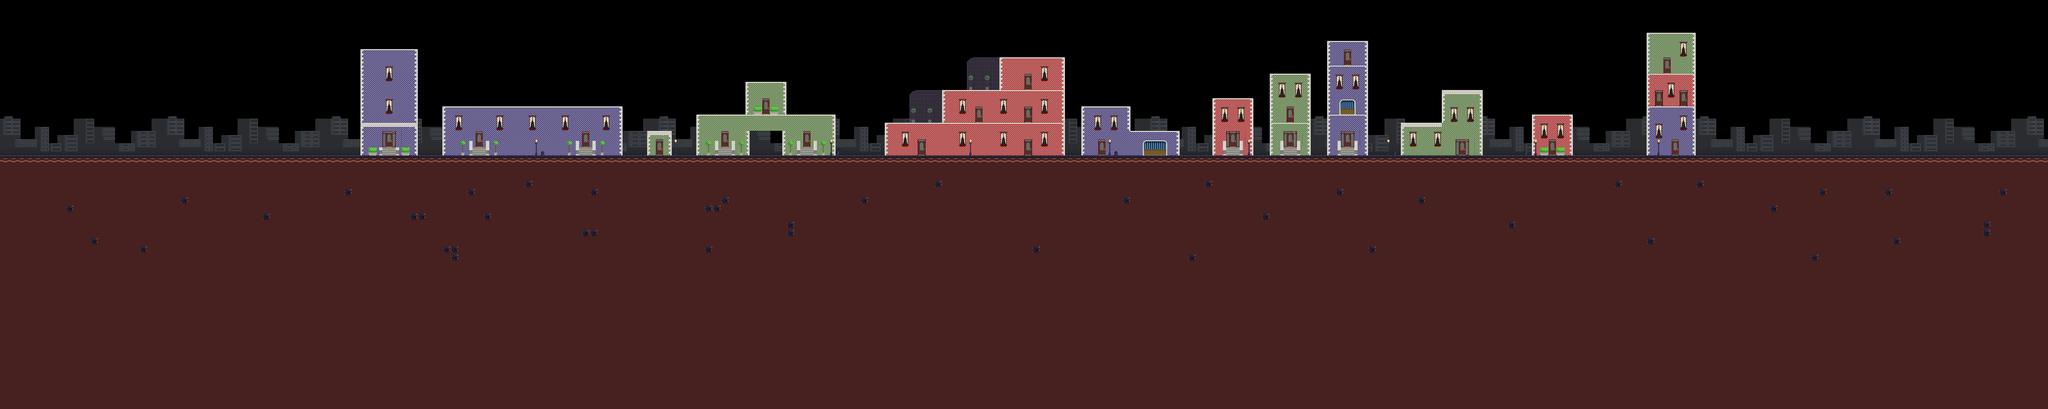

This game map was drawn from its Tiled (.tmx) file and the tilesets committed beside it. A one-line description and the trimmed map source follow:
An orthogonal 250x50 tile map with 32x32 px tiles, 5 tile layers (fondo, suelo, decorado, decorado2, ...), 6 tilesets and 35 objects (16x jarron, 8x caja, 4x barril, coche, barriltop, ...).

<map version="1.4" tiledversion="1.4.3" orientation="orthogonal" renderorder="right-down" width="250" height="50" tilewidth="32" tileheight="32" infinite="0" nextlayerid="18" nextobjectid="105">
 <editorsettings>
  <export target="block1.json" format="json" />
 </editorsettings>
 <tileset firstgid="1" source="Suelo.tsx" />
 <tileset firstgid="157" source="extra.tsx" />
 <tileset firstgid="797" source="edificios.tsx" />
 <tileset firstgid="1053" source="caja.tsx" />
 <tileset firstgid="1054" source="barril.tsx" />
 <tileset firstgid="1055" source="botellavacia.tsx" />
 <layer id="2" name="fondo" width="250" height="50">
  <data>[12500 cells, 1560 non-empty, 100 distinct tile ids]</data>
 </layer>
 <layer id="1" name="suelo" width="250" height="50">
  <data>[12500 cells, 7750 non-empty, 3 distinct tile ids]</data>
 </layer>
 <layer id="4" name="decorado" width="250" height="50">
  <data>[12500 cells, 1062 non-empty, 63 distinct tile ids]</data>
 </layer>
 <layer id="3" name="decorado2" width="250" height="50">
  <data>[12500 cells, 293 non-empty, 56 distinct tile ids]</data>
 </layer>
 <layer id="5" name="plataformas" width="250" height="50">
  <data>[12500 cells, 180 non-empty, 15 distinct tile ids]</data>
 </layer>
 <objectgroup id="6" name="fisicos" visible="0">
  <object id="22" name="jarron" x="1520" y="293.333">
   <point />
  </object>
  <object id="23" name="jarron" x="1789.33" y="482.667">
   <point />
  </object>
  <object id="24" name="jarron" x="1950.67" y="480">
   <point />
  </object>
  <object id="25" name="jarron" x="2080" y="476">
   <point />
  </object>
  <object id="26" x="2104" y="428" />
  <object id="27" name="jarron" x="2206.67" y="473.333">
   <point />
  </object>
  <object id="28" name="jarron" x="2366.67" y="469.333">
   <point />
  </object>
  <object id="29" name="jarron" x="3760" y="416">
   <point />
  </object>
  <object id="31" name="jarron" x="4080" y="298.667">
   <point />
  </object>
  <object id="32" name="jarron" x="4074.67" y="417.333">
   <point />
  </object>
  <object id="33" name="coche" x="3440" y="526.667">
   <point />
  </object>
  <object id="35" name="jarron" x="4781.33" y="453.333">
   <point />
  </object>
  <object id="36" name="jarron" x="4849.33" y="457.333">
   <point />
  </object>
  <object id="37" name="jarron" x="5006.67" y="365.333">
   <point />
  </object>
  <object id="38" name="jarron" x="5072" y="362.667">
   <point />
  </object>
  <object id="39" name="jarron" x="5744" y="460">
   <point />
  </object>
  <object id="42" name="barriltop" x="6764" y="466.667">
   <point />
  </object>
  <object id="44" name="cochenegro" x="4425.33" y="516">
   <point />
  </object>
  <object id="45" name="jarron" x="6572" y="193.333">
   <point />
  </object>
  <object id="47" name="jarron" x="6528" y="365.333">
   <point />
  </object>
  <object id="48" x="6126.67" y="548" />
 </objectgroup>
 <objectgroup id="8" name="estaticos">
  <object id="49" name="botellavacia" x="1593.33" y="585.333">
   <point />
  </object>
  <object id="50" name="caja" x="1489.33" y="457.333">
   <point />
  </object>
  <object id="53" name="caja" x="1921.33" y="385.333">
   <point />
  </object>
  <object id="54" name="caja" x="2249.33" y="376">
   <point />
  </object>
  <object id="56" name="barril" x="2161.33" y="582.667">
   <point />
  </object>
  <object id="57" name="barril" x="2605.33" y="582.667">
   <point />
  </object>
  <object id="58" name="barril" x="2800" y="424">
   <point />
  </object>
  <object id="60" name="barril" x="3345.33" y="585.333">
   <point />
  </object>
  <object id="62" name="caja" x="3566.67" y="456">
   <point />
  </object>
  <object id="64" name="caja" x="3793.33" y="329.333">
   <point />
  </object>
  <object id="65" name="caja" x="4366.67" y="388">
   <point />
  </object>
  <object id="66" name="caja" x="5168" y="590.667">
   <point />
  </object>
  <object id="67" name="caja" x="4081.33" y="576">
   <point />
  </object>
 </objectgroup>
 <objectgroup id="9" name="powerup" visible="0">
  <object id="69" name="powerup" x="2992" y="581.333">
   <point />
  </object>
 </objectgroup>
</map>
